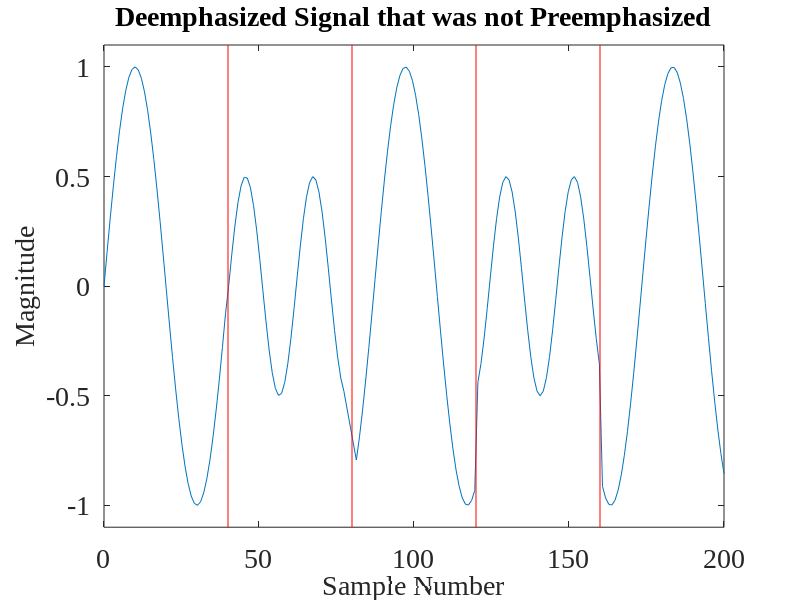

Write MATLAB code to recreate this figure.
fontSize = 20;

x = linspace(0,200,200);
y1 = sin(2*pi*x/40);
y2 = sin(2*pi*x/(1/2200*48000))*0.5;
y = cat(2, y1(1:40), y2(1:40), y1(34:73), y2(19:58),y1(68:107));
f = figure('Position',[0,0,1280,1024]);
set(gcf,'color','w');
x1 = cat(2, x(1:78), x(82:200));
yn1 = cat(2, y(1:78),y(82:200));
plot(x1, yn1);
filename = 'Deemphasized Signal that was not Preemphasized';
title(filename);
xlabel('Sample Number');
ylabel('Magnitude');
minY = min(y);
maxY = max(y);
center = (minY+maxY)/ 2;
rangeY = maxY - minY;
adjustedRange = 0.55*rangeY;
minY = (center - adjustedRange);
maxY = (center + adjustedRange);
ylim([minY maxY]);
set(gca,'FontSize',fontSize, 'FontName', 'Times New Roman');
set(findall(gcf,'type','text'),'FontSize',fontSize, 'FontName', 'Times New Roman');
yL = get(gca,'YLim');
line([40 40],yL,'Color','r');
line([80 80],yL,'Color','r');
line([120 120],yL,'Color','r');
line([160 160],yL,'Color','r');
saveas(f, strcat('.\..\..\..\rrxthesis\images\',regexprep(filename,'[^\w'']',''),'.png'));
pause();
close(f);
clear all;